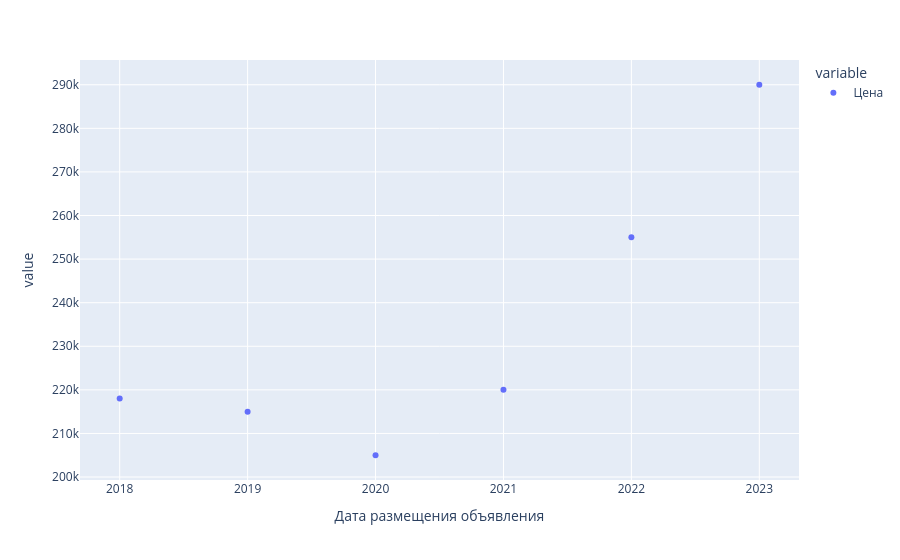

The code cell stored with this chart in its notebook:
### Markdown cell above
Из боксплота мы видим, что медианная цена - 299 тысяч рублей, всего 25 процентов рынка имеют стоимость более 370 тысяч рублей. Также мы видим огромное количество выбросов, которые имеют право на существование, так как в автомобиль может быть вложено большое количество денег, его состояние может отличаться от заводского(поменян двигатель, проведено его усовершенствование, изменен салон, поставлена сигнализация и тд.) Стоит отметить, что в данной выборке автомобили берутся только целые.

### Code cell
px.scatter(df1.groupby(df1['Дата размещения объявления'].dt.year).agg({'Цена':'median'}))

### Figure 1 — Plotly figure (JSON) as saved in the notebook; plotly's stock layout.template omitted (floating-point values rounded to 4 significant figures)
{"data": [{"hovertemplate": "variable=Цена<br>Дата размещения объявления=%{x}<br>value=%{y}<extra></extra>", "legendgroup": "Цена", "marker": {"color": "#636efa", "symbol": "circle"}, "mode": "markers", "name": "Цена", "orientation": "v", "showlegend": true, "type": "scatter", "x": [2018, 2019, 2020, 2021, 2022, 2023], "xaxis": "x", "y": [218000.0, 215000.0, 205000.0, 220000.0, 255000.0, 290000.0], "yaxis": "y"}], "layout": {"legend": {"title": {"text": "variable"}, "tracegroupgap": 0}, "margin": {"t": 60}, "xaxis": {"anchor": "y", "domain": [0, 1], "title": {"text": "Дата размещения объявления"}}, "yaxis": {"anchor": "x", "domain": [0, 1], "title": {"text": "value"}}}}
